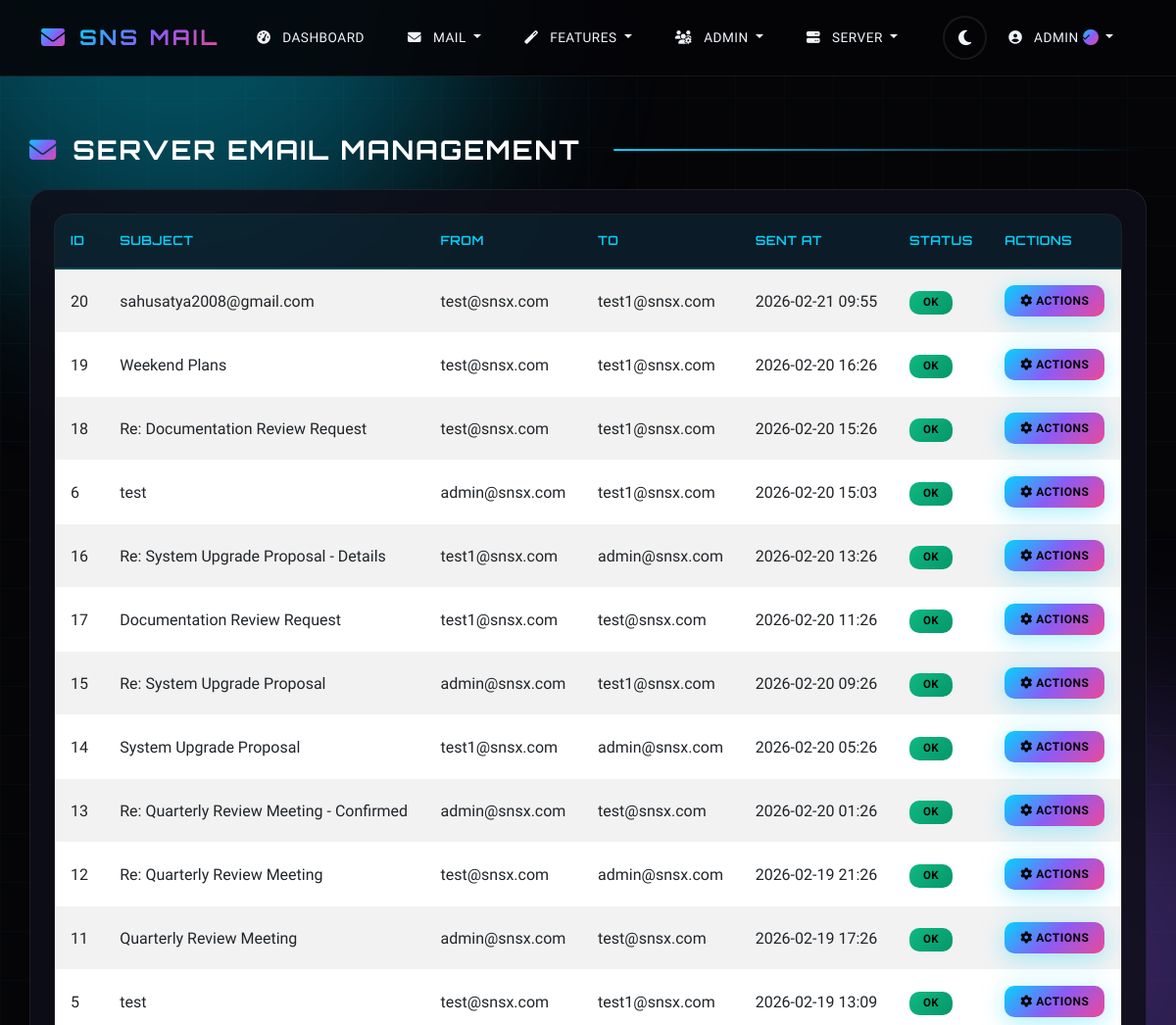
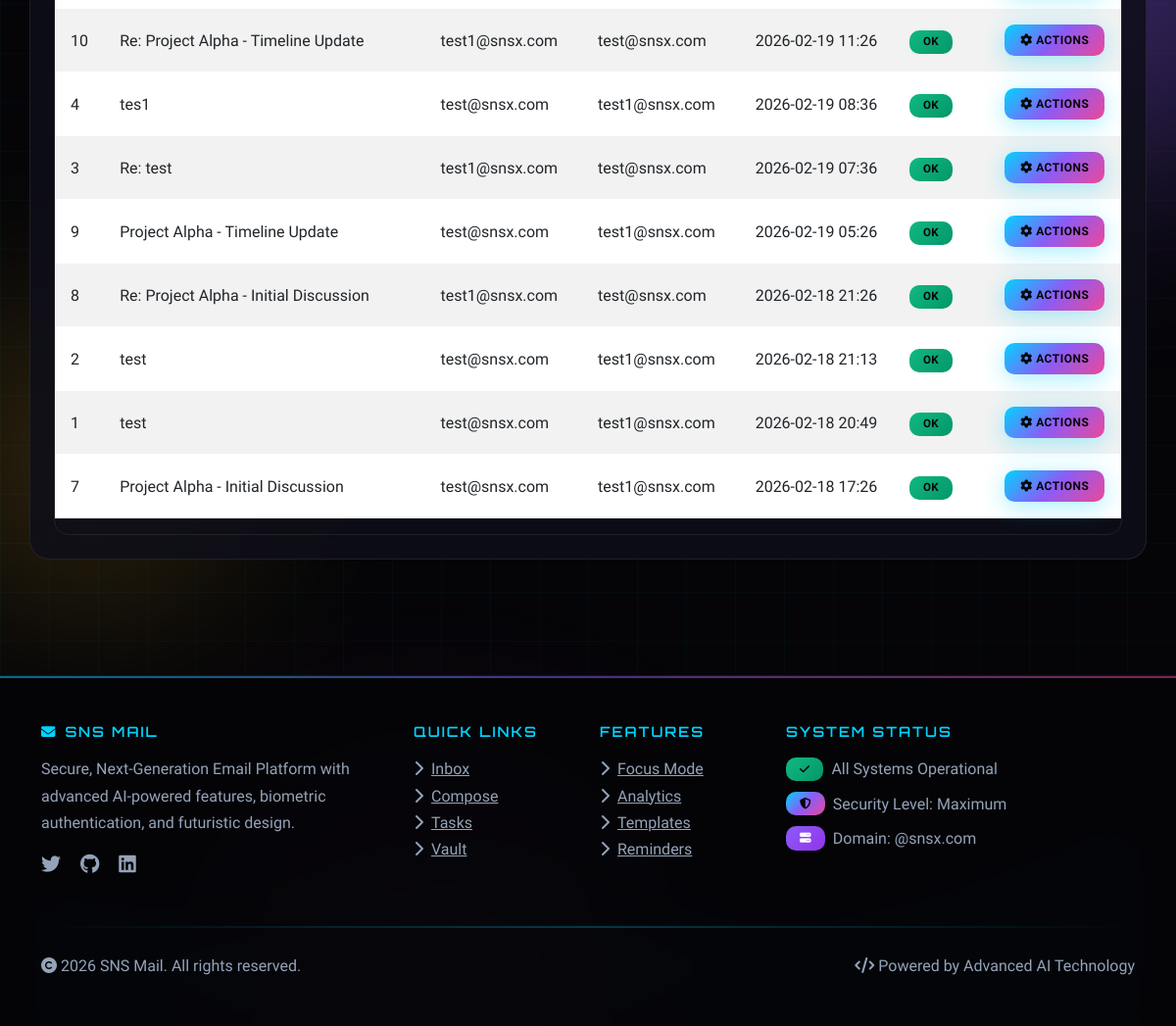
The page /email-management (signed in) on the database its author committed (2 pictures, top to bottom).
### sns_mail/database/models.py (models this page shows, shortened)
class User(UserMixin, db.Model):
    __tablename__ = 'users'
    id = db.Column(db.Integer, primary_key=True)
    name = db.Column(db.String(100), nullable=False)
    username = db.Column(db.String(50), unique=True, nullable=False)
    email = db.Column(db.String(120), unique=True, nullable=False)
    password_hash = db.Column(db.String(128))
    face_photo = db.Column(db.String(200))
    eye_scan = db.Column(db.String(200))
    totp_secret = db.Column(db.String(16))
    is_2fa_enabled = db.Column(db.Boolean, default=False)
    is_admin = db.Column(db.Boolean, default=False)
    is_server_admin = db.Column(db.Boolean, default=False)
    is_banned = db.Column(db.Boolean, default=False)
    ban_reason = db.Column(db.Text)
    is_verified = db.Column(db.Boolean, default=False)  # Blue tick verification
    created_at = db.Column(db.DateTime, default=datetime.utcnow)
    last_login = db.Column(db.DateTime)
    login_attempts = db.Column(db.Integer, default=0)
    locked_until = db.Column(db.DateTime)
    ai_preferences = db.Column(db.Text)  # JSON for AI learning preferences
    mood_tracking_enabled = db.Column(db.Boolean, default=True)
    focus_mode_enabled = db.Column(db.Boolean, default=False)
    focus_mode_until = db.Column(db.DateTime)
    sent_emails = db.relationship('Email', foreign_keys='Email.sender_id', backref='sender', lazy='dynamic')
    received_emails = db.relationship('Email', foreign_keys='Email.recipient_id', backref='recipient', lazy='dynamic')
    drafts = db.relationship('Draft', backref='user', lazy='dynamic')
    sent_folders = db.relationship('SentFolder', backref='user', lazy='dynamic')
    important_folders = db.relationship('ImportantFolder', backref='user', lazy='dynamic')
    archive_folders = db.relationship('ArchiveFolder', backref='user', lazy='dynamic')
    deleted_folders = db.relationship('DeletedFolder', backref='user', lazy='dynamic')
    spam_folders = db.relationship('SpamFolder', backref='user', lazy='dynamic')
    notes = db.relationship('Note', backref='user', lazy='dynamic')
    tasks = db.relationship('Task', backref='user', lazy='dynamic')
    vault_items = db.relationship('VaultItem', backref='user', lazy='dynamic')
    email_analytics = db.relationship('EmailAnalytics', backref='user', lazy='dynamic')
    scheduled_emails = db.relationship('ScheduledEmail', backref='user', lazy='dynamic')
    mood_logs = db.relationship('MoodLog', backref='user', lazy='dynamic')
    focus_sessions = db.relationship('FocusSession', backref='user', lazy='dynamic')
    email_templates = db.relationship('EmailTemplate', backref='user', lazy='dynamic')

class Email(db.Model):
    __tablename__ = 'emails'
    id = db.Column(db.Integer, primary_key=True)
    subject = db.Column(db.String(200), nullable=False)
    body = db.Column(db.Text, nullable=False)
    sender_id = db.Column(db.Integer, db.ForeignKey('users.id'), nullable=False)
    recipient_id = db.Column(db.Integer, db.ForeignKey('users.id'), nullable=False)
    sent_at = db.Column(db.DateTime, default=datetime.utcnow)
    read_at = db.Column(db.DateTime)
    is_read = db.Column(db.Boolean, default=False)
    is_important = db.Column(db.Boolean, default=False)
    is_deleted = db.Column(db.Boolean, default=False)
    is_spam = db.Column(db.Boolean, default=False)
    attachment_path = db.Column(db.String(200))
    attachment_filename = db.Column(db.String(100))
    virus_detected = db.Column(db.Boolean, default=False)
    is_self_destructing = db.Column(db.Boolean, default=False)
    destruct_after_read = db.Column(db.Boolean, default=False)
    destruct_at = db.Column(db.DateTime)
    destructed_at = db.Column(db.DateTime)
    is_encrypted = db.Column(db.Boolean, default=False)
    encryption_key = db.Column(db.String(64))
    mood_score = db.Column(db.Float)  # AI-detected mood (-1 to 1)
    mood_label = db.Column(db.String(20))  # positive, negative, neutral
    ai_summary = db.Column(db.Text)  # AI-generated summary
    priority_score = db.Column(db.Float, default=0.5)  # 0-1 priority
    read_duration = db.Column(db.Integer)  # seconds spent reading
    is_pinned = db.Column(db.Boolean, default=False)
    pinned_at = db.Column(db.DateTime)
    follow_up_reminder = db.Column(db.DateTime)
    follow_up_sent = db.Column(db.Boolean, default=False)

### sns_mail/core/server_routes.py (the view)
@server.route('/email-management')
@login_required
def email_management():
    if not current_user.is_server_admin:
        flash('Access denied. Only server admins can access email management.', 'danger')
        return redirect(url_for('client.dashboard'))
    page = request.args.get('page', 1, type=int)
    emails = Email.query.order_by(Email.sent_at.desc()).paginate(page=page, per_page=20)
    return render_template('server/email_management.html', emails=emails)

### sns_mail/templates/server/email_management.html (shortened to what this page needs)
{% extends "base.html" %}
{% block content %}
<div class="row">
    <div class="col-12">
        <h2 class="mb-4">
            <i class="fas fa-envelope text-primary"></i>
            Server Email Management
        </h2>
    </div>
</div>
<div class="card">
    <div class="card-body">
        <div class="table-responsive">
            <table class="table table-striped table-hover">
                <thead>
                    <tr>
                        <th>ID</th>
                        <th>Subject</th>
                        <th>From</th>
                        <th>To</th>
                        <th>Sent At</th>
                        <th>Status</th>
                        <th>Actions</th>
                    </tr>
                </thead>
                <tbody>
                    {% for email in emails.items %}
                        <tr>
                            <td>{{ email.id }}</td>
                            <td>{{ email.subject[:40] }}{% if email.subject|length > 40 %}...{% endif %}</td>
                            <td>{{ email.sender.email }}</td>
                            <td>{{ email.recipient.email }}</td>
                            <td>{{ email.sent_at.strftime('%Y-%m-%d %H:%M') if email.sent_at else 'N/A' }}</td>
                            <td>
                                {% if email.is_spam %}
                                    <span class="badge bg-danger">Spam</span>
                                {% elif email.virus_detected %}
                                    <span class="badge bg-danger">Virus</span>
                                {% else %}
                                    <span class="badge bg-success">OK</span>
                                {% endif %}
                            </td>
                            <td>
                                <a href="{{ url_for('server.email_server_actions', email_id=email.id) }}" class="btn btn-sm btn-primary">
                                    <i class="fas fa-cog"></i> Actions
                                </a>
                            </td>
                        </tr>
                    {% else %}
                        <tr>
                            <td colspan="7" class="text-center">No emails found</td>
                        </tr>
                    {% endfor %}
                </tbody>
            </table>
        </div>
    </div>
</div>
{% endblock %}

### sns_mail/templates/base.html (shortened to what this page needs)
<!DOCTYPE html>
<html lang="en">
<head>
    <link href="https://cdn.jsdelivr.net/npm/bootstrap@5.3.0/dist/css/bootstrap.min.css" rel="stylesheet">
    <link href="https://cdnjs.cloudflare.com/ajax/libs/font-awesome/6.4.0/css/all.min.css" rel="stylesheet">
    <link href="{{ url_for('static', filename='css/style.css') }}" rel="stylesheet">
</head>
<body>
    <div class="parallax-container">
        <div class="parallax-orb orb-1"></div>
    </div>
    <div class="wave-container">
    </div>
    <nav class="navbar navbar-expand-lg navbar-dark" id="mainNavbar">
        <div class="container">
            <a class="navbar-brand" href="{{ url_for('auth.index') }}">
                <i class="fas fa-envelope icon-animated"></i>
                <span>SNS Mail</span>
            </a>
            <div class="collapse navbar-collapse" id="navbarNav">
                <ul class="navbar-nav me-auto">
                    {% if current_user.is_authenticated %}
                        <li class="nav-item">
                            <a class="nav-link" href="{{ url_for('client.dashboard') }}">
                                <i class="fas fa-tachometer-alt"></i> Dashboard
                            </a>
                        </li>
                        <li class="nav-item dropdown">
                            <a class="nav-link dropdown-toggle" href="#" role="button" data-bs-toggle="dropdown">
                                <i class="fas fa-envelope"></i> Mail
                            </a>
                        </li>
                        <li class="nav-item dropdown">
                            <a class="nav-link dropdown-toggle" href="#" role="button" data-bs-toggle="dropdown">
                                <i class="fas fa-magic"></i> Features
                            </a>
                        </li>
                        {% if current_user.is_admin or current_user.is_server_admin %}
                            <li class="nav-item dropdown">
                                <a class="nav-link dropdown-toggle" href="#" role="button" data-bs-toggle="dropdown">
                                    <i class="fas fa-users-cog"></i> Admin
                                </a>
                            </li>
                        {% endif %}
                        {% if current_user.is_server_admin %}
                            <li class="nav-item dropdown">
                                <a class="nav-link dropdown-toggle" href="#" role="button" data-bs-toggle="dropdown">
                                    <i class="fas fa-server"></i> Server
                                </a>
                            </li>
                        {% endif %}
                    {% endif %}
                </ul>
                <ul class="navbar-nav d-flex align-items-center">
                    <li class="nav-item">
                        <button class="theme-toggle" id="themeToggle" title="Toggle Theme">
                            <i class="fas fa-moon" id="themeIcon"></i>
                        </button>
                    </li>
                    {% if current_user.is_authenticated %}
                        <li class="nav-item dropdown">
                            <a class="nav-link dropdown-toggle" href="#" role="button" data-bs-toggle="dropdown">
                                <i class="fas fa-user-circle"></i>
                                <span class="verified-name">
                                    {{ current_user.username }}
                                    {% if current_user.is_verified %}
                                        <span class="verified-badge verified-badge-sm" data-tooltip="Verified User">
                                            <i class="fas fa-check"></i>
                                        </span>
                                    {% endif %}
                                </span>
                            </a>
                        </li>
                    {% endif %}
                </ul>
            </div>
        </div>
    </nav>
    <main class="container mt-4">
        {% block content %}{% endblock %}
    </main>
    <footer class="text-light mt-5 py-5">
        <div class="container">
            <div class="row">
                <div class="col-lg-4 mb-4">
                    <h5><i class="fas fa-envelope me-2 icon-pulse"></i>SNS Mail</h5>
                    <p class="mt-3">Secure, Next-Generation Email Platform with advanced AI-powered features, biometric authentication, and futuristic design.</p>
                    <div class="mt-3">
                        <a href="#" class="text-secondary me-3"><i class="fab fa-twitter fa-lg icon-animated"></i></a>
                        <a href="#" class="text-secondary me-3"><i class="fab fa-github fa-lg icon-animated"></i></a>
                        <a href="#" class="text-secondary me-3"><i class="fab fa-linkedin fa-lg icon-animated"></i></a>
                    </div>
                </div>
                <div class="col-lg-2 col-md-4 mb-4">
                    <h5>Quick Links</h5>
                    <ul class="list-unstyled mt-3">
                        <li><a href="{{ url_for('client.inbox') }}" class="text-secondary"><i class="fas fa-chevron-right me-2"></i>Inbox</a></li>
                        <li><a href="{{ url_for('client.compose') }}" class="text-secondary"><i class="fas fa-chevron-right me-2"></i>Compose</a></li>
                        <li><a href="{{ url_for('features.tasks') }}" class="text-secondary"><i class="fas fa-chevron-right me-2"></i>Tasks</a></li>
                        <li><a href="{{ url_for('features.vault') }}" class="text-secondary"><i class="fas fa-chevron-right me-2"></i>Vault</a></li>
                    </ul>
                </div>
                <div class="col-lg-2 col-md-4 mb-4">
                    <h5>Features</h5>
                    <ul class="list-unstyled mt-3">
                        <li><a href="{{ url_for('features.focus_mode') }}" class="text-secondary"><i class="fas fa-chevron-right me-2"></i>Focus Mode</a></li>
                        <li><a href="{{ url_for('features.analytics') }}" class="text-secondary"><i class="fas fa-chevron-right me-2"></i>Analytics</a></li>
                        <li><a href="{{ url_for('features.templates') }}" class="text-secondary"><i class="fas fa-chevron-right me-2"></i>Templates</a></li>
                        <li><a href="{{ url_for('features.reminders') }}" class="text-secondary"><i class="fas fa-chevron-right me-2"></i>Reminders</a></li>
                    </ul>
                </div>
                <div class="col-lg-4 col-md-4 mb-4">
                    <h5>System Status</h5>
                    <div class="mt-3">
                        <div class="d-flex align-items-center mb-2">
                            <span class="badge bg-success me-2"><i class="fas fa-check icon-pulse"></i></span>
                            <span class="text-secondary">All Systems Operational</span>
                        </div>
                        <div class="d-flex align-items-center mb-2">
                            <span class="badge bg-primary me-2"><i class="fas fa-shield-alt icon-pulse"></i></span>
                            <span class="text-secondary">Security Level: Maximum</span>
                        </div>
                        <div class="d-flex align-items-center">
                            <span class="badge bg-info me-2"><i class="fas fa-server icon-pulse"></i></span>
                            <span class="text-secondary">Domain: @snsx.com</span>
                        </div>
                    </div>
                </div>
            </div>
            <hr>
            <div class="row align-items-center">
                <div class="col-md-6">
                    <p class="mb-0 text-secondary">
                        <i class="fas fa-copyright"></i> 2026 SNS Mail. All rights reserved.
                    </p>
                </div>
                <div class="col-md-6 text-md-end">
                    <p class="mb-0 text-secondary">
                        <i class="fas fa-code"></i> Powered by Advanced AI Technology
                    </p>
                </div>
            </div>
        </div>
    </footer>
</body>
</html>

### rows shown on the page
User: username "ADMIN"
Email: id "20", subject "sahusatya2008@gmail.com", sender.email "test@snsx.com", recipient.email "test1@snsx.com", sent_at "2026-02-21 09:55", is_spam "OK"
Email: id "19", subject "Weekend Plans", sender.email "test@snsx.com", recipient.email "test1@snsx.com", sent_at "2026-02-20 16:26", is_spam "OK"
Email: id "18", subject "Re: Documentation Review Request", sender.email "test@snsx.com", recipient.email "test1@snsx.com", sent_at "2026-02-20 15:26", is_spam "OK"
Email: id "6", subject "test", sender.email "admin@snsx.com", recipient.email "test1@snsx.com", sent_at "2026-02-20 15:03", is_spam "OK"
Email: id "16", subject "Re: System Upgrade Proposal - Details", sender.email "test1@snsx.com", recipient.email "admin@snsx.com", sent_at "2026-02-20 13:26", is_spam "OK"
Email: id "17", subject "Documentation Review Request", sender.email "test1@snsx.com", recipient.email "test@snsx.com", sent_at "2026-02-20 11:26", is_spam "OK"
Email: id "15", subject "Re: System Upgrade Proposal", sender.email "admin@snsx.com", recipient.email "test1@snsx.com", sent_at "2026-02-20 09:26", is_spam "OK"
Email: id "14", subject "System Upgrade Proposal", sender.email "test1@snsx.com", recipient.email "admin@snsx.com", sent_at "2026-02-20 05:26", is_spam "OK"
Email: id "13", subject "Re: Quarterly Review Meeting - Confirmed", sender.email "admin@snsx.com", recipient.email "test@snsx.com", sent_at "2026-02-20 01:26", is_spam "OK"
Email: id "12", subject "Re: Quarterly Review Meeting", sender.email "test@snsx.com", recipient.email "admin@snsx.com", sent_at "2026-02-19 21:26", is_spam "OK"
Email: id "11", subject "Quarterly Review Meeting", sender.email "admin@snsx.com", recipient.email "test@snsx.com", sent_at "2026-02-19 17:26", is_spam "OK"
Email: id "5", subject "test", sender.email "test@snsx.com", recipient.email "test1@snsx.com", sent_at "2026-02-19 13:09", is_spam "OK"
Email: id "10", subject "Re: Project Alpha - Timeline Update", sender.email "test1@snsx.com", recipient.email "test@snsx.com", sent_at "2026-02-19 11:26", is_spam "OK"
Email: id "4", subject "tes1", sender.email "test@snsx.com", recipient.email "test1@snsx.com", sent_at "2026-02-19 08:36", is_spam "OK"
Email: id "3", subject "Re: test", sender.email "test1@snsx.com", recipient.email "test@snsx.com", sent_at "2026-02-19 07:36", is_spam "OK"
Email: id "9", subject "Project Alpha - Timeline Update", sender.email "test@snsx.com", recipient.email "test1@snsx.com", sent_at "2026-02-19 05:26", is_spam "OK"
Email: id "8", subject "Re: Project Alpha - Initial Discussion", sender.email "test1@snsx.com", recipient.email "test@snsx.com", sent_at "2026-02-18 21:26", is_spam "OK"
Email: id "2", subject "test", sender.email "test@snsx.com", recipient.email "test1@snsx.com", sent_at "2026-02-18 21:13", is_spam "OK"
Email: id "1", subject "test", sender.email "test@snsx.com", recipient.email "test1@snsx.com", sent_at "2026-02-18 20:49", is_spam "OK"
Email: id "7", subject "Project Alpha - Initial Discussion", sender.email "test@snsx.com", recipient.email "test1@snsx.com", sent_at "2026-02-18 17:26", is_spam "OK"
